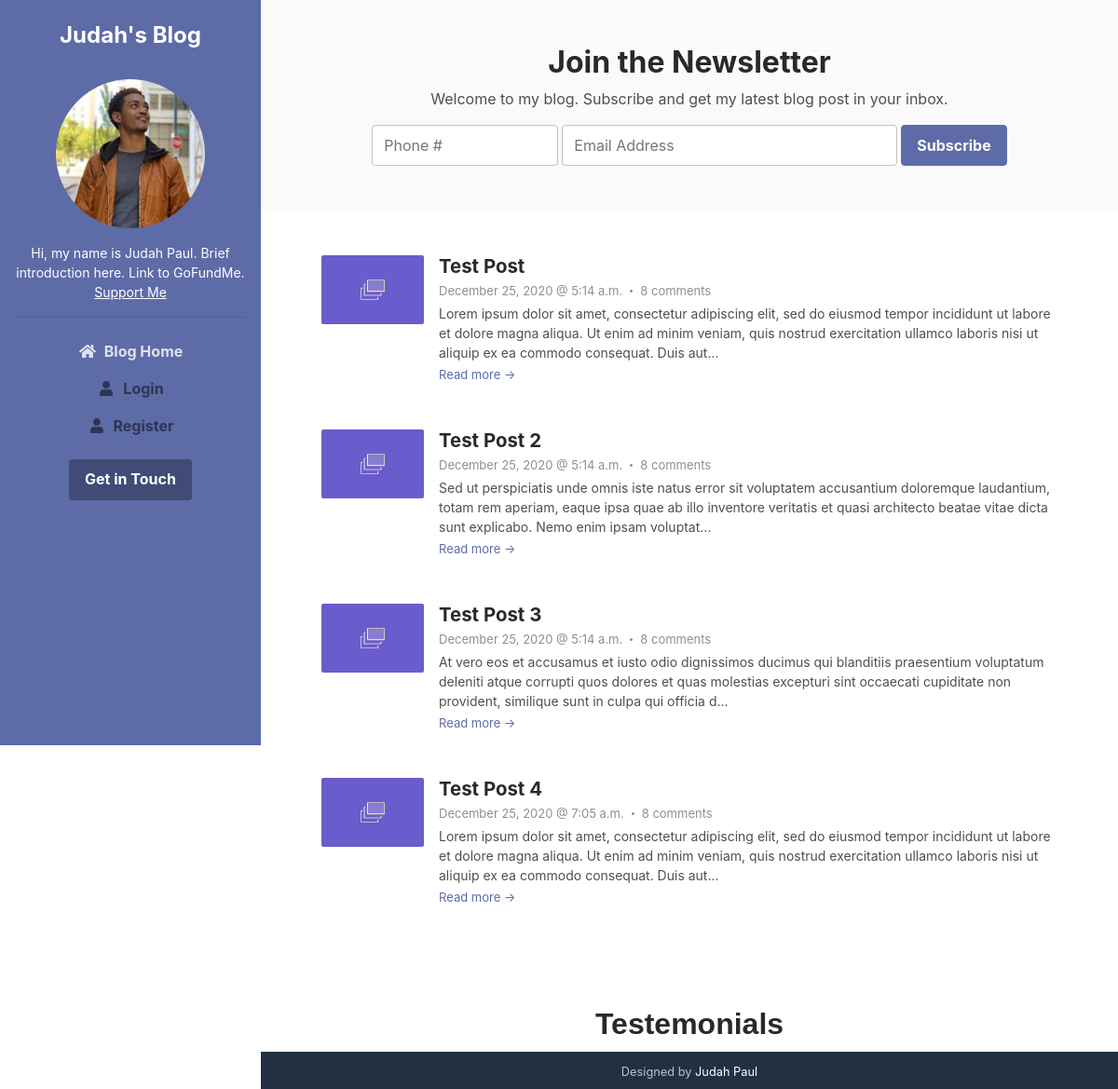
/, run on an earlier commit of the app's database.
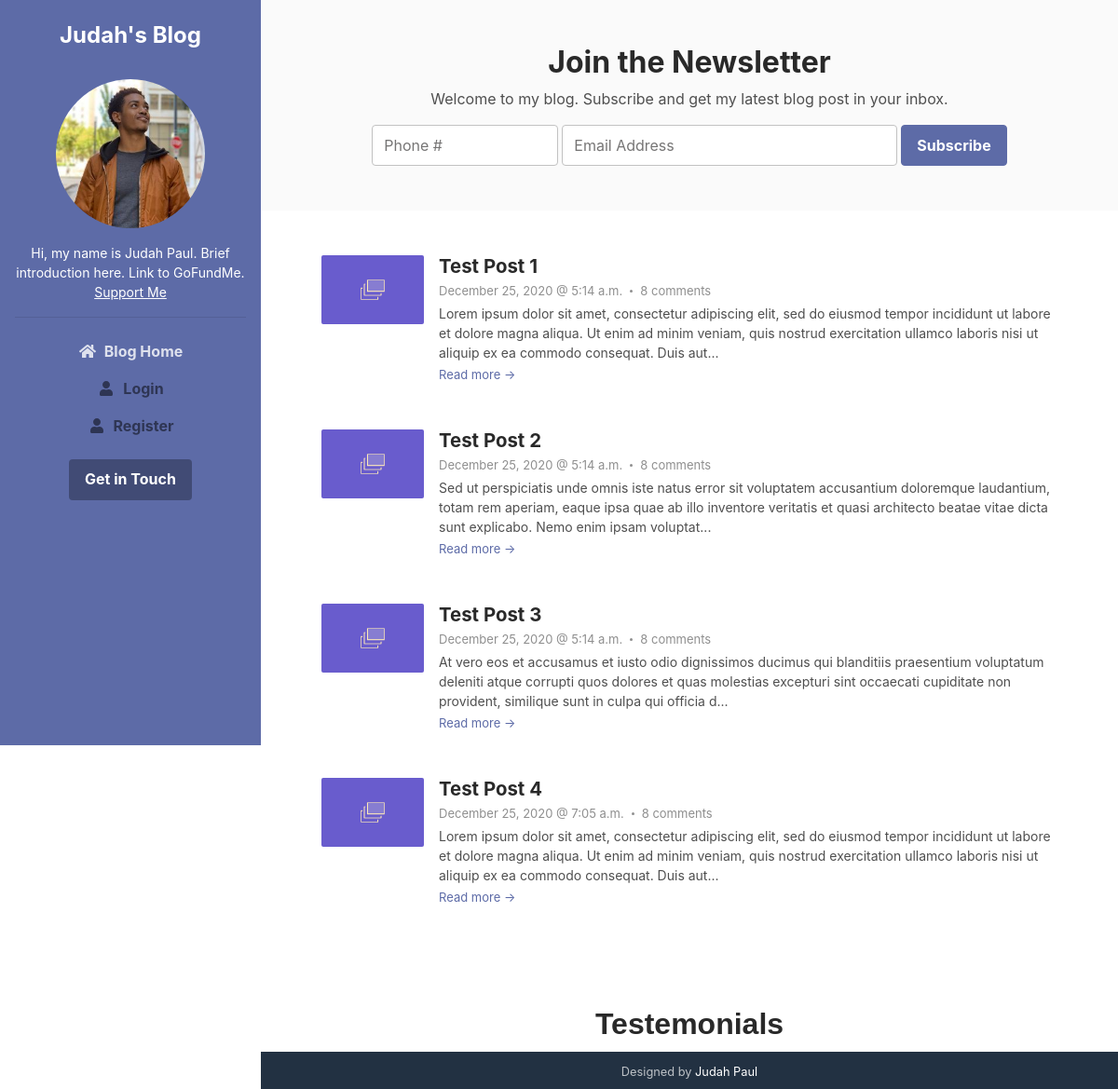
And on a later commit of the database.
### blog/models.py (models this page shows, shortened)
class Post(models.Model):
    title = models.CharField(max_length=100)
    content = models.TextField()
    intro = models.TextField(max_length=100, blank=True)
    post_image = models.ImageField(default='default_post.png', upload_to='post-pics')
    timestamp = models.DateTimeField(default=timezone.now)
    author = models.ForeignKey(User, on_delete=models.CASCADE)
    slug = AutoSlugField(populate_from='title', default='', unique=True, null=False, editable=False)
    draft = models.BooleanField(default=False)

### blog/views.py (the view)
# urls.py: path('', PostListView.as_view(), name='home'),
class PostListView(ListView):
    model = Post
    template_name = 'index.html'
    context_object_name = 'posts'
    ordering = ['-timestamp']
    paginate_by = 3
    def get_context_data(self, **kwargs):
        context = super().get_context_data(**kwargs)
        context['posts'] = Post.objects.all()
        context['testemonials'] = Testemonial.objects.all()
        return context

### templates/index.html (shortened to what this page needs)
{% extends "base.html" %}
{% load crispy_forms_tags %}
{% block content %}
    <section class="cta-section theme-bg-light py-5">
        <div class="container text-center">
            <h2 class="heading">Join the Newsletter</h2>
            <div class="intro">Welcome to my blog. Subscribe and get my latest blog post in your inbox.</div>
            <form class="signup-form form-inline justify-content-center pt-3">
                <div class="form-group">
                    <input type="tel" id="phone" name="phone" pattern="[0-9]{3}[0-9]{3}[0-9]{4}" class="form-control mr-md-1" style="max-width: 200px;" placeholder="Phone #" required>
                    <input type="email" id="semail" name="semail1" class="form-control mr-md-1 semail" placeholder="Email Address" required>
                </div>
                <button type="submit" class="btn btn-primary">Subscribe</button>
            </form>
        </div>
    </section>
    <section class="blog-list px-3 py-5 p-md-5">
        <div class="container">
            {% for post in posts %}
            <div class="item mb-5">
                <div class="media">
                    <img class="mr-3 img-fluid post-thumb d-none d-md-flex" src="{{ post.post_image.url }}" alt="image">
                    <div class="media-body">
                        <h3 class="title mb-1"><a href="{% url 'post-detail' post.id post.slug %}">{{ post.title }}</a></h3>
                        <div class="meta mb-1"><span class="date">{{ post.timestamp|date:"F d, Y @ f a" }}</span><span class="comment"><a href="#">8 comments</a></span></div>
                        <div class="intro">{{ post.intro }}...</div>
                        <a class="more-link" href="{% url 'post-detail' post.id post.slug %}">Read more &rarr;</a>
                    </div>
                </div>
            </div>
            {% endfor %}
        </div>
    </section>
    {% block testemonial %}
        {% include 'testemonial.html' %}
    {% endblock testemonial %}
{% endblock content %}

What changed in the data, as far as the page shows it:
changed Post: title "Test Post" → "Test Post 1"
